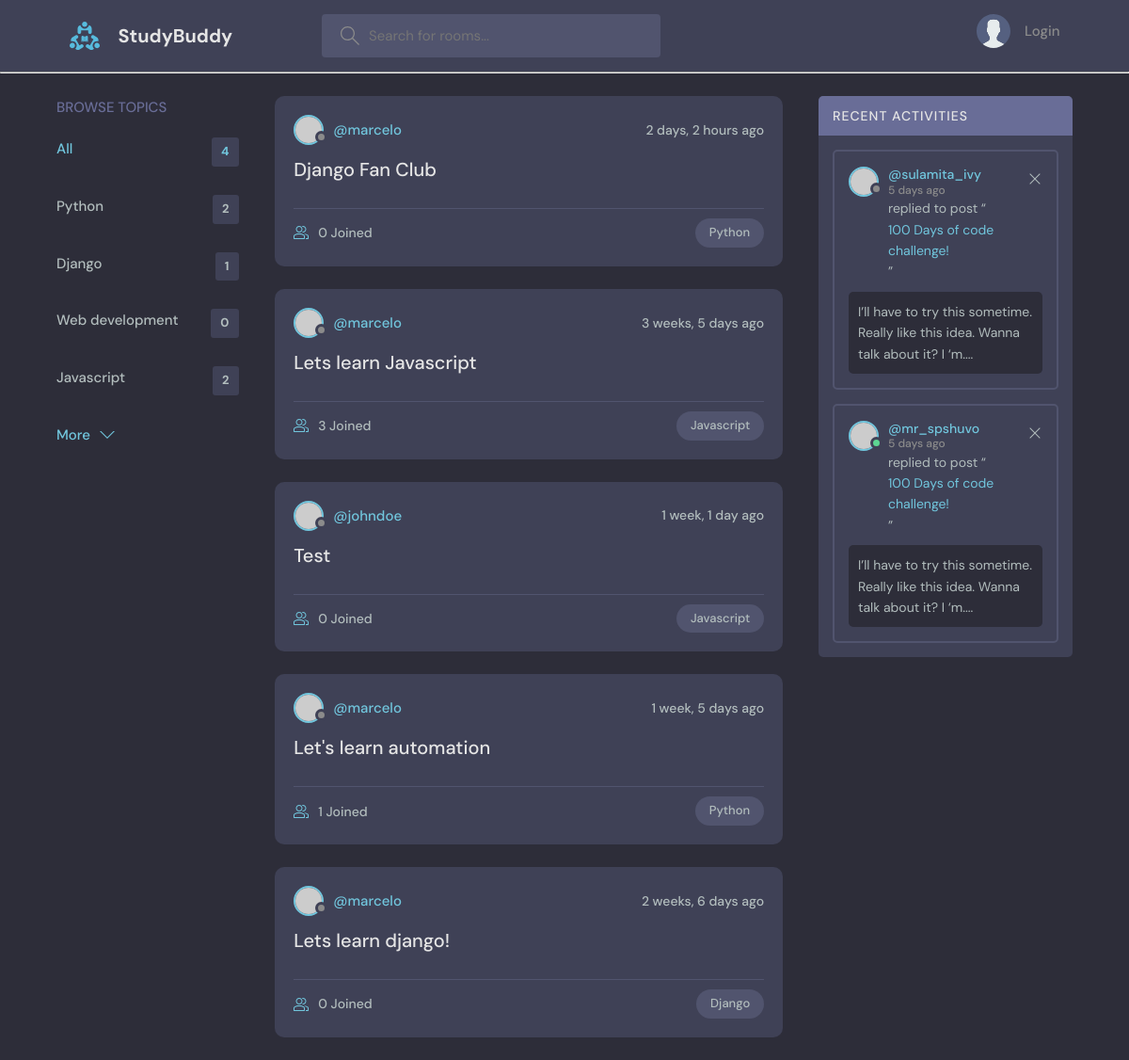
The page / on the database its author committed.
### base/models.py (models this page shows, shortened)
class Topic(models.Model):
    name = models.CharField(max_length=200)

class Room(models.Model):
    host = models.ForeignKey(User, on_delete=models.SET_NULL, null=True)
    topic = models.ForeignKey(Topic, on_delete=models.SET_NULL, null=True)
    name = models.CharField(max_length=200)
    description = models.TextField(null=True, blank=True)
    participants = models.ManyToManyField(
        User, related_name='participants', blank=True
    )
    updated = models.DateTimeField(auto_now=True)
    created = models.DateTimeField(auto_now_add=True)
    class Meta:
        ordering = ['-updated', '-created']

### base/views.py (the view)
# urls.py: path('', views.home, name="home"),
def home(request):
    q = request.GET.get('q') if request.GET.get('q') != None else ''
    rooms = Room.objects.filter(
        Q(topic__name__icontains=q) |
        Q(name__icontains=q) |
        Q(description__icontains=q)
    )
    topics = Topic.objects.all()
    room_count = rooms.count()
    room_messages = Message.objects.filter(Q(room__topic__name__icontains=q))
    context = {
        'rooms': rooms,
        'topics': topics,
        'room_count': room_count,
        'room_messages': room_messages
    }
    return render(request, 'base/home.html', context)

### base/templates/base/home.html (shortened to what this page needs)
{% extends 'main.html' %}
{% block content %}
<main class="layout layout--3">
      <div class="container">
         {% include 'base/topics_component.html' %}
        <div class="roomList">
          {% include 'base/feed_component.html' %}
        </div>
        <div class="activities">
          <div class="activities__header">
            <h2>Recent Activities</h2>
          </div>
          <div class="activities__box">
            <div class="activities__boxHeader roomListRoom__header">
              <a href="profile.html" class="roomListRoom__author">
                <div class="avatar avatar--small">
                  <img src="https://randomuser.me/api/portraits/women/11.jpg" />
                </div>
                <p>
                  @sulamita_ivy
                  <span>5 days ago</span>
                </p>
              </a>
              <div class="roomListRoom__actions">
                <a href="#">
                  <svg version="1.1" xmlns="http://www.w3.org/2000/svg" width="32" height="32" viewBox="0 0 32 32">
                    <title>remove</title>
                    <path
                      d="M27.314 6.019l-1.333-1.333-9.98 9.981-9.981-9.981-1.333 1.333 9.981 9.981-9.981 9.98 1.333 1.333 9.981-9.98 9.98 9.98 1.333-1.333-9.98-9.98 9.98-9.981z"
                    ></path>
                  </svg>
                </a>
              </div>
            </div>
            <div class="activities__boxContent">
              <p>replied to post “<a href="room.html">100 Days of code challenge!</a>”</p>
              <div class="activities__boxRoomContent">
                I’ll have to try this sometime. Really like this idea. Wanna talk about it? I ‘m....
              </div>
            </div>
          </div>
          <div class="activities__box">
            <div class="activities__boxHeader roomListRoom__header">
              <a href="profile.html" class="roomListRoom__author">
                <div class="avatar avatar--small active">
                  <img src="https://randomuser.me/api/portraits/men/13.jpg" />
                </div>
                <p>
                  @mr_spshuvo
                  <span>5 days ago</span>
                </p>
              </a>
              <div class="roomListRoom__actions">
                <a href="#">
                  <svg version="1.1" xmlns="http://www.w3.org/2000/svg" width="32" height="32" viewBox="0 0 32 32">
                    <title>remove</title>
                    <path
                      d="M27.314 6.019l-1.333-1.333-9.98 9.981-9.981-9.981-1.333 1.333 9.981 9.981-9.981 9.98 1.333 1.333 9.981-9.98 9.98 9.98 1.333-1.333-9.98-9.98 9.98-9.981z"
                    ></path>
                  </svg>
                </a>
              </div>
            </div>
            <div class="activities__boxContent">
              <p>replied to post “<a href="room.html">100 Days of code challenge!</a>”</p>
              <div class="activities__boxRoomContent">
                I’ll have to try this sometime. Really like this idea. Wanna talk about it? I ‘m....
              </div>
            </div>
          </div>
        </div>
      </div>
</main>
{% endblock content %}

### base/templates/base/topics_component.html
<div class="topics">
          <div class="topics__header">
            <h2>Browse Topics</h2>
          </div>
          <ul class="topics__list">
            <li>
              <a href="{% url 'home' %}" class="active">All <span>{{topics.count}}</span></a>
            </li>
			{% for topic in topics %}
				<li>
					<a href="{% url 'home' %}?q={{topic.name}}">{{topic.name}}<span>{{topic.room_set.all.count}}</span></a>
				</li>
			{% endfor %}
          </ul>
          <a class="btn btn--link" href="topics.html">
            More
            <svg version="1.1" xmlns="http://www.w3.org/2000/svg" width="32" height="32" viewBox="0 0 32 32">
              <title>chevron-down</title>
              <path d="M16 21l-13-13h-3l16 16 16-16h-3l-13 13z"></path>
            </svg>
          </a>
        </div>

### base/templates/base/feed_component.html (shortened to what this page needs)
{% for room in rooms %}
<div class="roomListRoom">
            <div class="roomListRoom__header">
              <a href="{% url 'user-profile' room.host.id %}" class="roomListRoom__author">
                <div class="avatar avatar--small">
                  <img src="https://randomuser.me/api/portraits/women/11.jpg" />
                </div>
                <span>@{{room.host.username}}</span>
              </a>
              <div class="roomListRoom__actions">
                <span>{{room.created|timesince}} ago</span>
              </div>
            </div>
            <div class="roomListRoom__content">
              <a href="{% url 'room' room.id %}">{{room.name}}</a>
            </div>
            <div class="roomListRoom__meta">
              <a href="{% url 'room' room.id %}" class="roomListRoom__joined">
                {{room.participants.all.count}} Joined
              </a>
              <p class="roomListRoom__topic">{{room.topic.name}}</p>
            </div>
</div>
{% endfor %}

### rows shown on the page
Topic: name "Python", room_set.all.count "2"
Topic: name "Django", room_set.all.count "1"
Topic: name "Web development", room_set.all.count "0"
Topic: name "Javascript", room_set.all.count "2"
Room: host.username "marcelo", created "2 days, 2 hours", name "Django Fan Club", participants.all.count "0", topic.name "Python"
Room: host.username "marcelo", created "3 weeks, 5 days", name "Lets learn Javascript", participants.all.count "3", topic.name "Javascript"
Room: host.username "johndoe", created "1 week, 1 day", name "Test", participants.all.count "0", topic.name "Javascript"
Room: host.username "marcelo", created "1 week, 5 days", name "Let's learn automation", participants.all.count "1", topic.name "Python"
Room: host.username "marcelo", created "2 weeks, 6 days", name "Lets learn django!", participants.all.count "0", topic.name "Django"

### other values the page prints
{{ topics.count }} "4"
